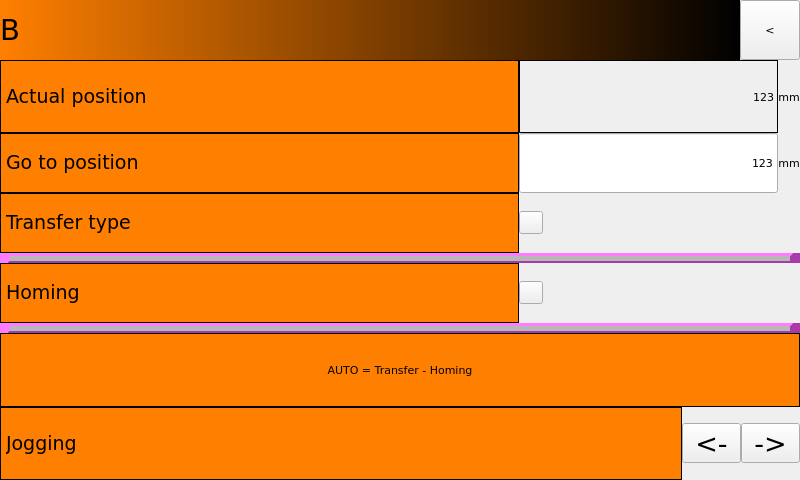
<?xml version="1.0" encoding="UTF-8"?>
<ui version="4.0">
 <class>Form</class>
 <widget class="QWidget" name="Form">
  <property name="geometry">
   <rect>
    <x>0</x>
    <y>0</y>
    <width>800</width>
    <height>480</height>
   </rect>
  </property>
  <property name="sizePolicy">
   <sizepolicy hsizetype="Ignored" vsizetype="Ignored">
    <horstretch>0</horstretch>
    <verstretch>0</verstretch>
   </sizepolicy>
  </property>
  <property name="font">
   <font>
    <family>DejaVu Sans</family>
    <pointsize>8</pointsize>
    <weight>50</weight>
    <italic>false</italic>
    <bold>false</bold>
   </font>
  </property>
  <property name="windowTitle">
   <string>Form</string>
  </property>
  <property name="styleSheet">
   <string notr="true"/>
  </property>
  <property name="TopPage" stdset="0">
   <cstring></cstring>
  </property>
  <property name="EvenRowColor" stdset="0">
   <color>
    <red>0</red>
    <green>0</green>
    <blue>0</blue>
   </color>
  </property>
  <property name="OddRowColor" stdset="0">
   <color>
    <red>0</red>
    <green>0</green>
    <blue>0</blue>
   </color>
  </property>
  <layout class="QGridLayout" name="gridLayout">
   <property name="margin">
    <number>0</number>
   </property>
   <property name="spacing">
    <number>0</number>
   </property>
   <item row="0" column="0">
    <layout class="QVBoxLayout" name="verticalLayout" stretch="0,10,0">
     <property name="spacing">
      <number>0</number>
     </property>
     <property name="bottomMargin">
      <number>0</number>
     </property>
     <item>
      <layout class="QHBoxLayout" name="horizontalLayout" stretch="10,0">
       <property name="spacing">
        <number>0</number>
       </property>
       <item>
        <widget class="QLabel" name="label">
         <property name="font">
          <font>
           <family>DejaVu Sans</family>
           <pointsize>22</pointsize>
           <weight>50</weight>
           <italic>false</italic>
           <bold>false</bold>
          </font>
         </property>
         <property name="styleSheet">
          <string notr="true">background-color: qlineargradient(spread:pad, x1:0, y1:0, x2:1, y2:0, stop:0 rgba(255, 127, 0, 255), stop:1 rgba(0, 0, 0, 255));
font:22pt &quot;DejaVu Sans&quot;;</string>
         </property>
         <property name="text">
          <string>B</string>
         </property>
         <property name="textFormat">
          <enum>Qt::RichText</enum>
         </property>
         <property name="margin">
          <number>10</number>
         </property>
         <property name="PasswordLevel" stdset="0">
          <number>0</number>
         </property>
         <property name="Hide" stdset="0">
          <bool>true</bool>
         </property>
        </widget>
       </item>
       <item>
        <widget class="QHmiLinkPage" name="QHmiLinkPage">
         <property name="minimumSize">
          <size>
           <width>60</width>
           <height>60</height>
          </size>
         </property>
         <property name="font">
          <font>
           <family>DejaVu Sans</family>
           <pointsize>8</pointsize>
           <weight>50</weight>
           <italic>false</italic>
           <bold>false</bold>
          </font>
         </property>
         <property name="text">
          <string>&lt;</string>
         </property>
         <property name="destinationPage">
          <cstring></cstring>
         </property>
         <property name="PasswordLevel" stdset="0">
          <number>0</number>
         </property>
         <property name="Hide" stdset="0">
          <bool>true</bool>
         </property>
         <property name="Align left" stdset="0">
          <bool>false</bool>
         </property>
        </widget>
       </item>
      </layout>
     </item>
     <item>
      <layout class="QGridLayout" name="gridLayout_2" rowstretch="0,0,0,0,0,0,0,0" columnstretch="10,5,0">
       <property name="bottomMargin">
        <number>0</number>
       </property>
       <property name="spacing">
        <number>0</number>
       </property>
       <item row="1" column="1">
        <widget class="QHmiEdit" name="qHmiEdit_2">
         <property name="minimumSize">
          <size>
           <width>15</width>
           <height>60</height>
          </size>
         </property>
         <property name="styleSheet">
          <string notr="true">font: 75 20pt &quot;DejaVu Sans&quot;;</string>
         </property>
         <property name="text">
          <string>123</string>
         </property>
         <property name="alignment">
          <set>Qt::AlignRight|Qt::AlignTrailing|Qt::AlignVCenter</set>
         </property>
         <property name="fieldName">
          <cstring>CONF1__G_AXIS_MANAGER_B.R_TRANSF_POS</cstring>
         </property>
         <property name="decimalCount">
          <cstring>1</cstring>
         </property>
         <property name="PasswordLevel" stdset="0">
          <number>0</number>
         </property>
         <property name="Hide" stdset="0">
          <bool>true</bool>
         </property>
         <property name="Min value" stdset="0">
          <cstring></cstring>
         </property>
         <property name="Max value" stdset="0">
          <cstring></cstring>
         </property>
        </widget>
       </item>
       <item row="2" column="0">
        <widget class="QLabel" name="label_7">
         <property name="minimumSize">
          <size>
           <width>0</width>
           <height>60</height>
          </size>
         </property>
         <property name="font">
          <font>
           <family>DejaVu Sans</family>
           <pointsize>14</pointsize>
           <weight>50</weight>
           <italic>false</italic>
           <bold>false</bold>
          </font>
         </property>
         <property name="styleSheet">
          <string notr="true">font:14pt &quot;DejaVu Sans&quot;;
background-color: rgb(255, 127, 0);</string>
         </property>
         <property name="frameShape">
          <enum>QFrame::Box</enum>
         </property>
         <property name="text">
          <string>Transfer type</string>
         </property>
         <property name="textFormat">
          <enum>Qt::RichText</enum>
         </property>
         <property name="PasswordLevel" stdset="0">
          <number>0</number>
         </property>
         <property name="Hide" stdset="0">
          <bool>true</bool>
         </property>
        </widget>
       </item>
       <item row="6" column="0" colspan="3">
        <widget class="QLabel" name="label_2">
         <property name="minimumSize">
          <size>
           <width>0</width>
           <height>60</height>
          </size>
         </property>
         <property name="styleSheet">
          <string notr="true">font:14pt &quot;DejaVu Sans&quot;;
background-color: rgb(255, 127, 0);</string>
         </property>
         <property name="frameShape">
          <enum>QFrame::Box</enum>
         </property>
         <property name="text">
          <string>AUTO = Transfer - Homing</string>
         </property>
         <property name="alignment">
          <set>Qt::AlignCenter</set>
         </property>
         <property name="PasswordLevel" stdset="0">
          <number>0</number>
         </property>
         <property name="Hide" stdset="0">
          <bool>true</bool>
         </property>
        </widget>
       </item>
       <item row="4" column="1">
        <widget class="QHmiSwitch" name="qHmiSwitch_2">
         <property name="styleSheet">
          <string notr="true">font: 75 20pt &quot;DejaVu Sans&quot;;</string>
         </property>
         <property name="text">
          <string/>
         </property>
         <property name="checked">
          <bool>false</bool>
         </property>
         <property name="onBrushColor">
          <color>
           <red>255</red>
           <green>0</green>
           <blue>0</blue>
          </color>
         </property>
         <property name="fieldName">
          <cstring>CONF1_G_B_HOMING_B</cstring>
         </property>
         <property name="PasswordLevel" stdset="0">
          <number>0</number>
         </property>
         <property name="Hide" stdset="0">
          <bool>true</bool>
         </property>
         <property name="Align left" stdset="0">
          <bool>false</bool>
         </property>
        </widget>
       </item>
       <item row="3" column="0" colspan="3">
        <widget class="Line" name="line">
         <property name="minimumSize">
          <size>
           <width>0</width>
           <height>10</height>
          </size>
         </property>
         <property name="styleSheet">
          <string notr="true">background-color: rgb(255, 85, 255);</string>
         </property>
         <property name="frameShadow">
          <enum>QFrame::Raised</enum>
         </property>
         <property name="lineWidth">
          <number>10</number>
         </property>
         <property name="midLineWidth">
          <number>5</number>
         </property>
         <property name="orientation">
          <enum>Qt::Horizontal</enum>
         </property>
         <property name="PasswordLevel" stdset="0">
          <number>0</number>
         </property>
         <property name="Hide" stdset="0">
          <bool>true</bool>
         </property>
        </widget>
       </item>
       <item row="0" column="2">
        <widget class="QLabel" name="label_10">
         <property name="font">
          <font>
           <family>DejaVu Sans</family>
           <pointsize>8</pointsize>
           <weight>50</weight>
           <italic>false</italic>
           <bold>false</bold>
          </font>
         </property>
         <property name="styleSheet">
          <string notr="true">font:8pt &quot;DejaVu Sans&quot;;
</string>
         </property>
         <property name="text">
          <string>mm</string>
         </property>
         <property name="alignment">
          <set>Qt::AlignCenter</set>
         </property>
         <property name="PasswordLevel" stdset="0">
          <number>0</number>
         </property>
         <property name="Hide" stdset="0">
          <bool>true</bool>
         </property>
        </widget>
       </item>
       <item row="4" column="0">
        <widget class="QLabel" name="label_8">
         <property name="minimumSize">
          <size>
           <width>0</width>
           <height>60</height>
          </size>
         </property>
         <property name="font">
          <font>
           <family>DejaVu Sans</family>
           <pointsize>14</pointsize>
           <weight>50</weight>
           <italic>false</italic>
           <bold>false</bold>
          </font>
         </property>
         <property name="styleSheet">
          <string notr="true">font:14pt &quot;DejaVu Sans&quot;;
background-color: rgb(255, 127, 0);</string>
         </property>
         <property name="frameShape">
          <enum>QFrame::Box</enum>
         </property>
         <property name="text">
          <string>Homing</string>
         </property>
         <property name="textFormat">
          <enum>Qt::RichText</enum>
         </property>
         <property name="PasswordLevel" stdset="0">
          <number>0</number>
         </property>
         <property name="Hide" stdset="0">
          <bool>true</bool>
         </property>
        </widget>
       </item>
       <item row="0" column="0">
        <widget class="QLabel" name="label_4">
         <property name="minimumSize">
          <size>
           <width>0</width>
           <height>60</height>
          </size>
         </property>
         <property name="font">
          <font>
           <family>DejaVu Sans</family>
           <pointsize>14</pointsize>
           <weight>50</weight>
           <italic>false</italic>
           <bold>false</bold>
          </font>
         </property>
         <property name="styleSheet">
          <string notr="true">font:14pt &quot;DejaVu Sans&quot;;
background-color: rgb(255, 127, 0);</string>
         </property>
         <property name="frameShape">
          <enum>QFrame::Box</enum>
         </property>
         <property name="text">
          <string>Actual position</string>
         </property>
         <property name="textFormat">
          <enum>Qt::RichText</enum>
         </property>
         <property name="PasswordLevel" stdset="0">
          <number>0</number>
         </property>
         <property name="Hide" stdset="0">
          <bool>true</bool>
         </property>
        </widget>
       </item>
       <item row="1" column="0">
        <widget class="QLabel" name="label_6">
         <property name="minimumSize">
          <size>
           <width>0</width>
           <height>60</height>
          </size>
         </property>
         <property name="font">
          <font>
           <family>DejaVu Sans</family>
           <pointsize>14</pointsize>
           <weight>50</weight>
           <italic>false</italic>
           <bold>false</bold>
          </font>
         </property>
         <property name="styleSheet">
          <string notr="true">font:14pt &quot;DejaVu Sans&quot;;
background-color: rgb(255, 127, 0);</string>
         </property>
         <property name="frameShape">
          <enum>QFrame::Box</enum>
         </property>
         <property name="text">
          <string>Go to position</string>
         </property>
         <property name="textFormat">
          <enum>Qt::RichText</enum>
         </property>
         <property name="PasswordLevel" stdset="0">
          <number>0</number>
         </property>
         <property name="Hide" stdset="0">
          <bool>true</bool>
         </property>
        </widget>
       </item>
       <item row="0" column="1">
        <widget class="QHmiLabel" name="qHmiLabel_2">
         <property name="styleSheet">
          <string notr="true">font: 75 20pt &quot;DejaVu Sans&quot;;</string>
         </property>
         <property name="frameShape">
          <enum>QFrame::Box</enum>
         </property>
         <property name="text">
          <string>123</string>
         </property>
         <property name="alignment">
          <set>Qt::AlignRight|Qt::AlignTrailing|Qt::AlignVCenter</set>
         </property>
         <property name="fieldName">
          <cstring>CONF1_AXIS_B.ABSPOS</cstring>
         </property>
         <property name="decimalCount">
          <cstring>1</cstring>
         </property>
         <property name="PasswordLevel" stdset="0">
          <number>0</number>
         </property>
         <property name="Hide" stdset="0">
          <bool>true</bool>
         </property>
        </widget>
       </item>
       <item row="2" column="1">
        <widget class="QHmiSwitch" name="qHmiSwitch">
         <property name="styleSheet">
          <string notr="true">font: 75 16pt &quot;DejaVu Sans&quot;;</string>
         </property>
         <property name="checked">
          <bool>false</bool>
         </property>
         <property name="text_on" stdset="0">
          <string>Absolute</string>
         </property>
         <property name="onBrushColor">
          <color>
           <red>0</red>
           <green>170</green>
           <blue>0</blue>
          </color>
         </property>
         <property name="text_off" stdset="0">
          <string>Relative</string>
         </property>
         <property name="offBrushColor">
          <color>
           <red>128</red>
           <green>128</green>
           <blue>128</blue>
          </color>
         </property>
         <property name="fieldName">
          <cstring>CONF1__G_AXIS_MANAGER_B.B_ABS</cstring>
         </property>
         <property name="PasswordLevel" stdset="0">
          <number>0</number>
         </property>
         <property name="Hide" stdset="0">
          <bool>true</bool>
         </property>
         <property name="Align left" stdset="0">
          <bool>false</bool>
         </property>
        </widget>
       </item>
       <item row="1" column="2">
        <widget class="QLabel" name="label_12">
         <property name="font">
          <font>
           <family>DejaVu Sans</family>
           <pointsize>8</pointsize>
           <weight>50</weight>
           <italic>false</italic>
           <bold>false</bold>
          </font>
         </property>
         <property name="styleSheet">
          <string notr="true">font:8pt &quot;DejaVu Sans&quot;;
</string>
         </property>
         <property name="text">
          <string>mm</string>
         </property>
         <property name="alignment">
          <set>Qt::AlignCenter</set>
         </property>
         <property name="PasswordLevel" stdset="0">
          <number>0</number>
         </property>
         <property name="Hide" stdset="0">
          <bool>true</bool>
         </property>
        </widget>
       </item>
       <item row="5" column="0" colspan="3">
        <widget class="Line" name="line_2">
         <property name="minimumSize">
          <size>
           <width>0</width>
           <height>10</height>
          </size>
         </property>
         <property name="styleSheet">
          <string notr="true">background-color: rgb(255, 85, 255);</string>
         </property>
         <property name="frameShadow">
          <enum>QFrame::Raised</enum>
         </property>
         <property name="lineWidth">
          <number>10</number>
         </property>
         <property name="midLineWidth">
          <number>5</number>
         </property>
         <property name="orientation">
          <enum>Qt::Horizontal</enum>
         </property>
         <property name="PasswordLevel" stdset="0">
          <number>0</number>
         </property>
         <property name="Hide" stdset="0">
          <bool>true</bool>
         </property>
        </widget>
       </item>
       <item row="7" column="0" colspan="3">
        <widget class="QWidget" name="widget" native="true">
         <property name="minimumSize">
          <size>
           <width>0</width>
           <height>50</height>
          </size>
         </property>
         <property name="PasswordLevel" stdset="0">
          <number>0</number>
         </property>
         <property name="Hide" stdset="0">
          <bool>true</bool>
         </property>
         <layout class="QHBoxLayout" name="horizontalLayout_2" stretch="10,3,3">
          <property name="spacing">
           <number>0</number>
          </property>
          <property name="margin">
           <number>0</number>
          </property>
          <item>
           <widget class="QLabel" name="label_9">
            <property name="minimumSize">
             <size>
              <width>0</width>
              <height>0</height>
             </size>
            </property>
            <property name="font">
             <font>
              <family>DejaVu Sans</family>
              <pointsize>14</pointsize>
              <weight>50</weight>
              <italic>false</italic>
              <bold>false</bold>
             </font>
            </property>
            <property name="styleSheet">
             <string notr="true">font:14pt &quot;DejaVu Sans&quot;;
background-color: rgb(255, 127, 0);</string>
            </property>
            <property name="frameShape">
             <enum>QFrame::Box</enum>
            </property>
            <property name="text">
             <string>Jogging</string>
            </property>
            <property name="textFormat">
             <enum>Qt::RichText</enum>
            </property>
            <property name="PasswordLevel" stdset="0">
             <number>0</number>
            </property>
            <property name="Hide" stdset="0">
             <bool>true</bool>
            </property>
           </widget>
          </item>
          <item>
           <widget class="QHmiButton" name="QHmiButton">
            <property name="font">
             <font>
              <family>DejaVu Sans</family>
              <pointsize>20</pointsize>
              <weight>50</weight>
              <italic>false</italic>
              <bold>false</bold>
             </font>
            </property>
            <property name="text">
             <string>&lt;-</string>
            </property>
            <property name="fieldName">
             <cstring>CONF1__G_AXIS_MANAGER_B.B_JOGBV</cstring>
            </property>
            <property name="buttonAction">
             <enum>QHmiButton::SetReset</enum>
            </property>
            <property name="reset_when_unfocus" stdset="0">
             <bool>true</bool>
            </property>
            <property name="PasswordLevel" stdset="0">
             <number>0</number>
            </property>
            <property name="Hide" stdset="0">
             <bool>true</bool>
            </property>
            <property name="Align left" stdset="0">
             <bool>false</bool>
            </property>
           </widget>
          </item>
          <item>
           <widget class="QHmiButton" name="QHmiButton_2">
            <property name="font">
             <font>
              <family>DejaVu Sans</family>
              <pointsize>20</pointsize>
              <weight>50</weight>
              <italic>false</italic>
              <bold>false</bold>
             </font>
            </property>
            <property name="text">
             <string>-&gt;</string>
            </property>
            <property name="fieldName">
             <cstring>CONF1__G_AXIS_MANAGER_B.B_JOGFW</cstring>
            </property>
            <property name="buttonAction">
             <enum>QHmiButton::SetReset</enum>
            </property>
            <property name="reset_when_unfocus" stdset="0">
             <bool>true</bool>
            </property>
            <property name="PasswordLevel" stdset="0">
             <number>0</number>
            </property>
            <property name="Hide" stdset="0">
             <bool>true</bool>
            </property>
            <property name="Align left" stdset="0">
             <bool>false</bool>
            </property>
           </widget>
          </item>
         </layout>
        </widget>
       </item>
      </layout>
     </item>
     <item>
      <widget class="QHmiSetWidgetState" name="qhmisetwidgetstate">
       <property name="fieldName">
        <cstring>CONF1_G_B_ON_AUTO_B</cstring>
       </property>
       <property name="action">
        <enum>QHmiSetWidgetState::SetOnEnterResetOnExit</enum>
       </property>
       <property name="PasswordLevel" stdset="0">
        <number>0</number>
       </property>
       <property name="Hide" stdset="0">
        <bool>true</bool>
       </property>
      </widget>
     </item>
    </layout>
   </item>
  </layout>
 </widget>
 <customwidgets>
  <customwidget>
   <class>QHmiLabel</class>
   <extends>QLabel</extends>
   <header>qhmilabel.h</header>
  </customwidget>
  <customwidget>
   <class>QHmiEdit</class>
   <extends>QLineEdit</extends>
   <header>qhmiedit.h</header>
  </customwidget>
  <customwidget>
   <class>QHmiLinkPage</class>
   <extends>QToolButton</extends>
   <header>QHmiLinkPage.h</header>
  </customwidget>
  <customwidget>
   <class>QHmiButton</class>
   <extends>QToolButton</extends>
   <header>qhmibutton.h</header>
  </customwidget>
  <customwidget>
   <class>QHmiSwitch</class>
   <extends>QToolButton</extends>
   <header>qhmiswitch.h</header>
  </customwidget>
  <customwidget>
   <class>QHmiSetWidgetState</class>
   <extends>QWidget</extends>
   <header>qhmisetwidgetstate.h</header>
  </customwidget>
 </customwidgets>
 <resources/>
 <connections/>
</ui>
